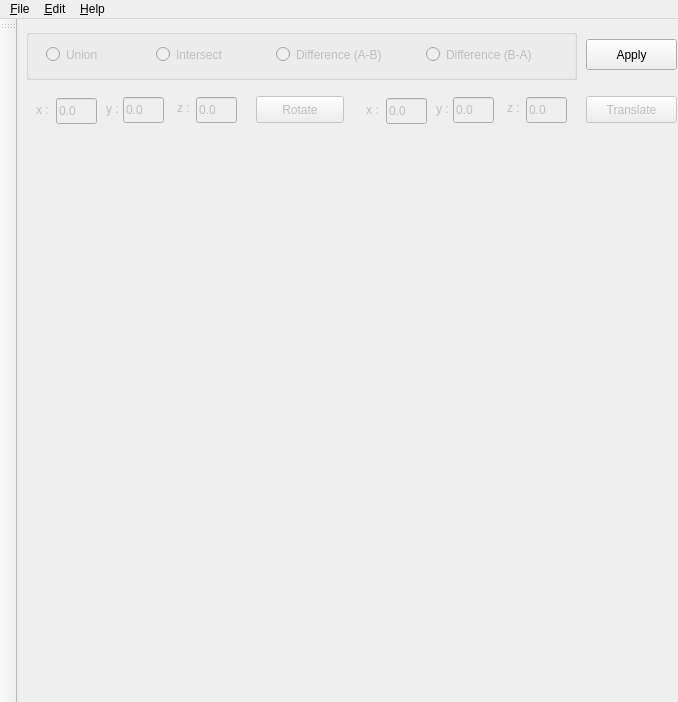
<?xml version="1.0" encoding="UTF-8"?>
<ui version="4.0">
 <class>MainWindow</class>
 <widget class="QMainWindow" name="MainWindow">
  <property name="geometry">
   <rect>
    <x>0</x>
    <y>0</y>
    <width>678</width>
    <height>702</height>
   </rect>
  </property>
  <property name="windowTitle">
   <string>Constructive Solid Geometry</string>
  </property>
  <widget class="QWidget" name="centralWidget">
   <widget class="QWidget" name="widget" native="true">
    <property name="geometry">
     <rect>
      <x>-1</x>
      <y>10</y>
      <width>671</width>
      <height>51</height>
     </rect>
    </property>
    <property name="sizePolicy">
     <sizepolicy hsizetype="Expanding" vsizetype="Fixed">
      <horstretch>0</horstretch>
      <verstretch>0</verstretch>
     </sizepolicy>
    </property>
    <widget class="QPushButton" name="applyButton">
     <property name="geometry">
      <rect>
       <x>570</x>
       <y>10</y>
       <width>91</width>
       <height>31</height>
      </rect>
     </property>
     <property name="text">
      <string>Apply</string>
     </property>
    </widget>
    <widget class="QGroupBox" name="groupBox">
     <property name="enabled">
      <bool>false</bool>
     </property>
     <property name="geometry">
      <rect>
       <x>10</x>
       <y>0</y>
       <width>551</width>
       <height>51</height>
      </rect>
     </property>
     <property name="title">
      <string/>
     </property>
     <widget class="QRadioButton" name="abdiffRadio">
      <property name="geometry">
       <rect>
        <x>250</x>
        <y>10</y>
        <width>121</width>
        <height>31</height>
       </rect>
      </property>
      <property name="text">
       <string>Difference (A-B)</string>
      </property>
     </widget>
     <widget class="QRadioButton" name="badiffRadio">
      <property name="geometry">
       <rect>
        <x>400</x>
        <y>10</y>
        <width>121</width>
        <height>31</height>
       </rect>
      </property>
      <property name="text">
       <string>Difference (B-A)</string>
      </property>
     </widget>
     <widget class="QRadioButton" name="intersectRadio">
      <property name="geometry">
       <rect>
        <x>130</x>
        <y>10</y>
        <width>105</width>
        <height>31</height>
       </rect>
      </property>
      <property name="text">
       <string>Intersect</string>
      </property>
     </widget>
     <widget class="QRadioButton" name="unionRadio">
      <property name="geometry">
       <rect>
        <x>20</x>
        <y>10</y>
        <width>101</width>
        <height>31</height>
       </rect>
      </property>
      <property name="text">
       <string>Union</string>
      </property>
     </widget>
    </widget>
   </widget>
   <widget class="GLWidget" name="glpanel" native="true">
    <property name="geometry">
     <rect>
      <x>50</x>
      <y>120</y>
      <width>561</width>
      <height>551</height>
     </rect>
    </property>
    <property name="sizePolicy">
     <sizepolicy hsizetype="MinimumExpanding" vsizetype="Preferred">
      <horstretch>0</horstretch>
      <verstretch>0</verstretch>
     </sizepolicy>
    </property>
    <property name="focusPolicy">
     <enum>Qt::StrongFocus</enum>
    </property>
   </widget>
   <widget class="QWidget" name="widget_2" native="true">
    <property name="geometry">
     <rect>
      <x>-1</x>
      <y>70</y>
      <width>671</width>
      <height>41</height>
     </rect>
    </property>
    <widget class="QWidget" name="scalePanel" native="true">
     <property name="enabled">
      <bool>false</bool>
     </property>
     <property name="geometry">
      <rect>
       <x>0</x>
       <y>0</y>
       <width>331</width>
       <height>41</height>
      </rect>
     </property>
     <widget class="QPushButton" name="scaleButton">
      <property name="geometry">
       <rect>
        <x>240</x>
        <y>7</y>
        <width>88</width>
        <height>27</height>
       </rect>
      </property>
      <property name="text">
       <string>Rotate</string>
      </property>
     </widget>
     <widget class="QLineEdit" name="sx">
      <property name="geometry">
       <rect>
        <x>40</x>
        <y>9</y>
        <width>41</width>
        <height>26</height>
       </rect>
      </property>
      <property name="text">
       <string>0.0</string>
      </property>
     </widget>
     <widget class="QLineEdit" name="sy">
      <property name="geometry">
       <rect>
        <x>107</x>
        <y>8</y>
        <width>41</width>
        <height>26</height>
       </rect>
      </property>
      <property name="text">
       <string>0.0</string>
      </property>
     </widget>
     <widget class="QLabel" name="label">
      <property name="geometry">
       <rect>
        <x>20</x>
        <y>13</y>
        <width>16</width>
        <height>16</height>
       </rect>
      </property>
      <property name="text">
       <string>x :</string>
      </property>
     </widget>
     <widget class="QLineEdit" name="sz">
      <property name="geometry">
       <rect>
        <x>180</x>
        <y>8</y>
        <width>41</width>
        <height>26</height>
       </rect>
      </property>
      <property name="text">
       <string>0.0</string>
      </property>
     </widget>
     <widget class="QLabel" name="label_2">
      <property name="geometry">
       <rect>
        <x>90</x>
        <y>12</y>
        <width>16</width>
        <height>16</height>
       </rect>
      </property>
      <property name="text">
       <string>y :</string>
      </property>
     </widget>
     <widget class="QLabel" name="label_3">
      <property name="geometry">
       <rect>
        <x>161</x>
        <y>11</y>
        <width>16</width>
        <height>16</height>
       </rect>
      </property>
      <property name="text">
       <string>z :</string>
      </property>
     </widget>
    </widget>
    <widget class="QWidget" name="translatePanel" native="true">
     <property name="enabled">
      <bool>false</bool>
     </property>
     <property name="geometry">
      <rect>
       <x>330</x>
       <y>0</y>
       <width>341</width>
       <height>41</height>
      </rect>
     </property>
     <widget class="QPushButton" name="translateButton">
      <property name="geometry">
       <rect>
        <x>240</x>
        <y>7</y>
        <width>91</width>
        <height>27</height>
       </rect>
      </property>
      <property name="text">
       <string>Translate</string>
      </property>
     </widget>
     <widget class="QLineEdit" name="tx">
      <property name="geometry">
       <rect>
        <x>40</x>
        <y>9</y>
        <width>41</width>
        <height>26</height>
       </rect>
      </property>
      <property name="text">
       <string>0.0</string>
      </property>
     </widget>
     <widget class="QLineEdit" name="ty">
      <property name="geometry">
       <rect>
        <x>107</x>
        <y>8</y>
        <width>41</width>
        <height>26</height>
       </rect>
      </property>
      <property name="text">
       <string>0.0</string>
      </property>
     </widget>
     <widget class="QLabel" name="label_13">
      <property name="geometry">
       <rect>
        <x>20</x>
        <y>13</y>
        <width>16</width>
        <height>16</height>
       </rect>
      </property>
      <property name="text">
       <string>x :</string>
      </property>
     </widget>
     <widget class="QLineEdit" name="tz">
      <property name="geometry">
       <rect>
        <x>180</x>
        <y>8</y>
        <width>41</width>
        <height>26</height>
       </rect>
      </property>
      <property name="text">
       <string>0.0</string>
      </property>
     </widget>
     <widget class="QLabel" name="label_14">
      <property name="geometry">
       <rect>
        <x>90</x>
        <y>12</y>
        <width>16</width>
        <height>16</height>
       </rect>
      </property>
      <property name="text">
       <string>y :</string>
      </property>
     </widget>
     <widget class="QLabel" name="label_15">
      <property name="geometry">
       <rect>
        <x>161</x>
        <y>11</y>
        <width>16</width>
        <height>16</height>
       </rect>
      </property>
      <property name="text">
       <string>z :</string>
      </property>
     </widget>
    </widget>
   </widget>
  </widget>
  <widget class="QMenuBar" name="menuBar">
   <property name="geometry">
    <rect>
     <x>0</x>
     <y>0</y>
     <width>678</width>
     <height>24</height>
    </rect>
   </property>
   <widget class="QMenu" name="menu_File">
    <property name="title">
     <string>&amp;File</string>
    </property>
    <widget class="QMenu" name="menuAdd">
     <property name="title">
      <string>&amp;Add</string>
     </property>
     <addaction name="action3D_Line"/>
     <addaction name="action3D_Triangle"/>
     <addaction name="actionCuboid"/>
     <addaction name="actionCylinder"/>
     <addaction name="actionCone"/>
     <addaction name="actionSphere"/>
    </widget>
    <addaction name="actionOpen_File"/>
    <addaction name="menuAdd"/>
    <addaction name="action_Save_Result"/>
   </widget>
   <widget class="QMenu" name="menu_Help">
    <property name="title">
     <string>&amp;Help</string>
    </property>
   </widget>
   <widget class="QMenu" name="menu_Edit">
    <property name="title">
     <string>&amp;Edit</string>
    </property>
    <addaction name="actionCurrent_Object"/>
   </widget>
   <addaction name="menu_File"/>
   <addaction name="menu_Edit"/>
   <addaction name="menu_Help"/>
  </widget>
  <widget class="QToolBar" name="mainToolBar">
   <attribute name="toolBarArea">
    <enum>LeftToolBarArea</enum>
   </attribute>
   <attribute name="toolBarBreak">
    <bool>false</bool>
   </attribute>
  </widget>
  <action name="actionOpen_File">
   <property name="text">
    <string>Open File</string>
   </property>
  </action>
  <action name="action_Save_Result">
   <property name="text">
    <string>&amp;Save Result</string>
   </property>
  </action>
  <action name="action3D_Line">
   <property name="text">
    <string>3D Line</string>
   </property>
  </action>
  <action name="action3D_Triangle">
   <property name="text">
    <string>3D Triangle</string>
   </property>
  </action>
  <action name="actionCuboid">
   <property name="text">
    <string>Cuboid</string>
   </property>
  </action>
  <action name="actionCylinder">
   <property name="text">
    <string>Cylinder</string>
   </property>
  </action>
  <action name="actionCone">
   <property name="text">
    <string>Cone</string>
   </property>
  </action>
  <action name="actionSphere">
   <property name="text">
    <string>Sphere</string>
   </property>
  </action>
  <action name="actionCurrent_Object">
   <property name="text">
    <string>Current Object</string>
   </property>
  </action>
 </widget>
 <layoutdefault spacing="6" margin="11"/>
 <customwidgets>
  <customwidget>
   <class>GLWidget</class>
   <extends>QWidget</extends>
   <header>glwidget.h</header>
   <container>1</container>
  </customwidget>
 </customwidgets>
 <resources/>
 <connections/>
</ui>
